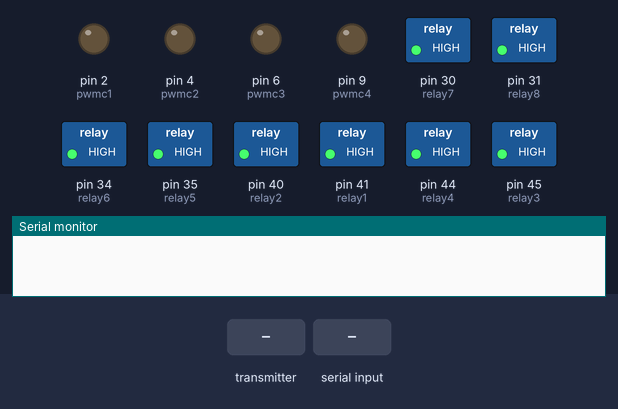
Bench run of a sketch on a simulated Arduino Mega 2560, built with avr-gcc and run on an emulated ATmega2560. On the bench: switched loads named in the sketch (green lamp = pin HIGH), output pins drawn as LEDs (lit = HIGH), the last lines printed to the serial monitor. Inputs (shaded band) come from the test bench. No radio packets arrive unless stated.

Above: at 1.2 s.
1.3 s: the transmitter starts sending data.0 = 0
2.8 s: "90,45,200,10,150,30\n" received over Serial
At 5.6 s:
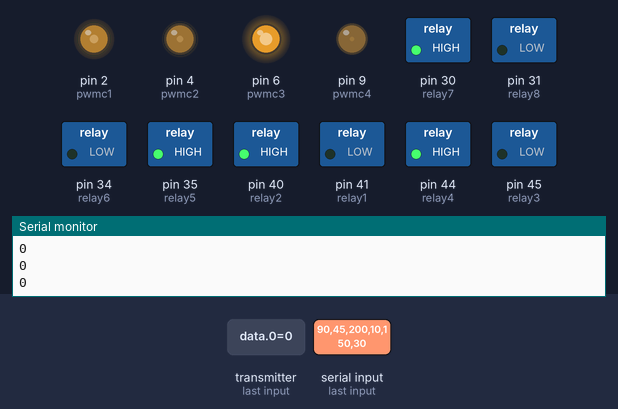
5.8 s: "30,150,10,200,45,90\n" received over Serial
At 9.2 s:
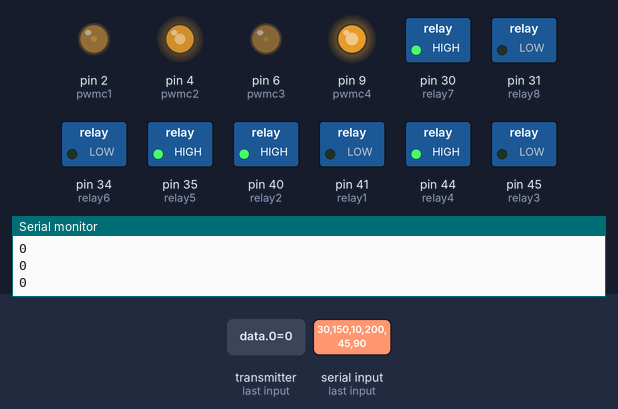
Timing chart, 0 to 10.7 s (numbered marks = the images above; inputs shaded):
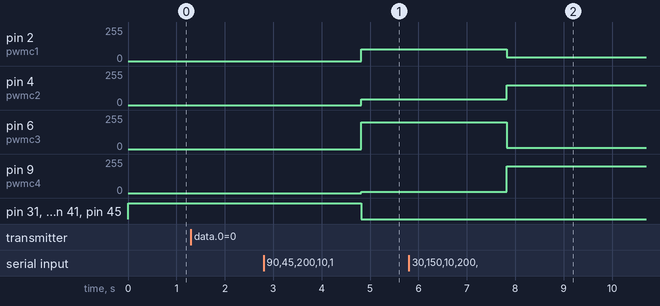

Measured:
- after the input at 2.8 s, pin 2 (pwmc1): 0/255 → 90/255 after 2.0 s; pin 4 (pwmc2): 0/255 → 45/255 after 2.0 s; pin 6 (pwmc3): 0/255 → 200/255 after 2.0 s; pin 9 (pwmc4): 0/255 → 10/255 after 2.0 s; pin 31 (relay8), pin 34 (relay6), pin 41 (relay1), pin 45 (relay3): HIGH → LOW after 2.0 s
- after the input at 5.8 s, pin 2 (pwmc1): 90/255 → 30/255 after 2.0 s; pin 4 (pwmc2): 45/255 → 150/255 after 2.0 s; pin 6 (pwmc3): 200/255 → 10/255 after 2.0 s; pin 9 (pwmc4): 10/255 → 200/255 after 2.0 s

The sketch:

remotely_control_receiver.ino
```cpp
// Code for Arduino Mega
// Swaraj Singh
// 5th April, 2022

// Pins for 8 relay modules
#define relay1 41
#define relay2 40
#define relay3 45
#define relay4 44
#define relay5 35
#define relay6 34
#define relay7 30
#define relay8 31

// Pins for PWM to plain DC converter
#define pwmc1 2
#define pwmc2 4
#define pwmc3 6
#define pwmc4 9

// Pins for Bluetooth module
#define miso 50
#define mosi 51
#define sck 52

#include <SPI.h>      //SPI library for communicate with the nRF24L01+
#include "RF24.h"     //The main library of the nRF24L01+

//Define packet for the direction (X axis and Y axis)
int data[3];
int p[4];
bool send_v = true;
bool solenoid_bool[4];

//Define object from RF24 library - 9 and 10 are a digital pin
//numbers to which signals CE and CSN are connected
RF24 radio(7,8);

//Create a pipe addresses for the communicate
const uint64_t pipe = 0xE8E8F0F0E1LL;
const int p_size = 4;
void setup(){
  Serial.begin(9600);
  radio.begin();                    //Start the nRF24 communicate
  radio.openReadingPipe(1, pipe);   //Sets address of transmitter
  radio.startListening();
  pinMode(pwmc1, OUTPUT);
  pinMode(pwmc2, OUTPUT);
  pinMode(pwmc3, OUTPUT);
  pinMode(pwmc4, OUTPUT);
  pinMode(relay1, OUTPUT);
  pinMode(relay2, OUTPUT);
  pinMode(relay3, OUTPUT);
  pinMode(relay4, OUTPUT);
  pinMode(relay5, OUTPUT);
  pinMode(relay6, OUTPUT);
  pinMode(relay7, OUTPUT);
  pinMode(relay8, OUTPUT);

  digitalWrite(relay1, HIGH);
  digitalWrite(relay2, HIGH);
  digitalWrite(relay3, HIGH);
  digitalWrite(relay4, HIGH);
  digitalWrite(relay5, HIGH);
  digitalWrite(relay6, HIGH);
  digitalWrite(relay7, HIGH);
  digitalWrite(relay8, HIGH);
  }

void loop(){
  if (radio.available()){
    radio.read(data, sizeof(data));
    if (send_v == true){
      Serial.print(data[0]);
      Serial.print('\n');
      Serial.print(data[1]);
      Serial.print('\n');
      Serial.print(data[2]);
      Serial.print('\n');
      send_v = false;
      }
    }
  if (send_v == false){
    if (Serial.available()){
      p[0] = Serial.parseInt();
      p[1] = Serial.parseInt();
      p[2] = Serial.parseInt();
      p[3] = Serial.parseInt();
      solenoid_bool[0] = bool(Serial.parseInt());
      solenoid_bool[1] = bool(Serial.parseInt());
      solenoid_bool[2] = bool(Serial.parseInt());
      solenoid_bool[3] = bool(Serial.parseInt());
      press_reg(p, p_size);
      solenoid_valve(solenoid_bool);
      send_v = true;
      }
    }

  }

void send_solenoid_bool(int p[4]){
  bool sol[4];
  if (p[0] > 0) {
    sol[0] = true;
    }
  else {
    sol[0] = false;
    }
  if (p[1] > 0) {
    sol[1] = true;
    }
  else {
    sol[1] = false;
    }
  if (p[2] > 0) {
    sol[2] = true;
    }
  else {
    sol[2] = false;
    }
  if (p[3] > 0) {
    sol[3] = true;
    }
  else {
    sol[3] = false;
    }
  solenoid_valve(sol);
  }

void press_reg(int PWM[], int p_size){
  analogWrite(pwmc1, PWM[0]);
  analogWrite(pwmc2, PWM[1]);
  analogWrite(pwmc3, PWM[2]);
  analogWrite(pwmc4, PWM[3]);
  }

void solenoid_valve(bool solenoid[4]){
  if (solenoid[0] == true){
    digitalWrite(relay1,LOW);
    digitalWrite(relay2,HIGH);
    }
  else{
    digitalWrite(relay1,HIGH);
    digitalWrite(relay2,LOW);
    }
  if (solenoid[1] == true){
    digitalWrite(relay3,LOW);
    digitalWrite(relay4,HIGH);
    }
  else{
    digitalWrite(relay3,HIGH);
    digitalWrite(relay4,LOW);
    }
  if (solenoid[2] == true){
    digitalWrite(relay5,LOW);
    digitalWrite(relay6,HIGH);
    }
  else{
    digitalWrite(relay5,HIGH);
    digitalWrite(relay6,LOW);
    }
  if (solenoid[3] == true){
    digitalWrite(relay7,LOW);
    digitalWrite(relay8,HIGH);
    }
  else{
    digitalWrite(relay7,HIGH);
    digitalWrite(relay8,LOW);
    }
  }
```
